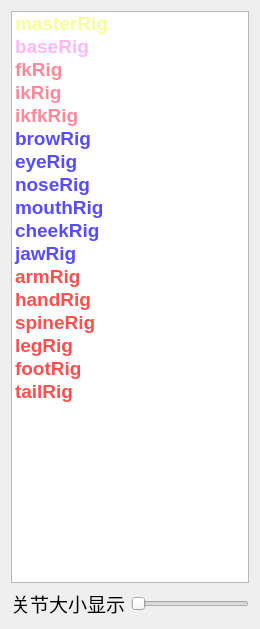
          <widget class="QWidget" name="scrollAreaWidgetContents">
           <property name="geometry">
            <rect>
             <x>0</x>
             <y>0</y>
             <width>260</width>
             <height>629</height>
            </rect>
           </property>
           <layout class="QGridLayout" name="gridLayout_2">
            <item row="1" column="0">
             <layout class="QHBoxLayout" name="horizontalLayout_2">
              <item>
               <widget class="QLabel" name="jointRadius_label">
                <property name="font">
                 <font>
                  <family>Agency FB</family>
                  <pointsize>14</pointsize>
                 </font>
                </property>
                <property name="text">
                 <string>关节大小显示</string>
                </property>
               </widget>
              </item>
              <item>
               <widget class="QSlider" name="jointRadius_Slider">
                <property name="font">
                 <font>
                  <family>Agency FB</family>
                  <pointsize>14</pointsize>
                 </font>
                </property>
                <property name="contextMenuPolicy">
                 <enum>Qt::DefaultContextMenu</enum>
                </property>
                <property name="layoutDirection">
                 <enum>Qt::LeftToRight</enum>
                </property>
                <property name="minimum">
                 <number>1</number>
                </property>
                <property name="maximum">
                 <number>50</number>
                </property>
                <property name="orientation">
                 <enum>Qt::Horizontal</enum>
                </property>
               </widget>
              </item>
             </layout>
            </item>
            <item row="0" column="0">
             <widget class="QListWidget" name="proxy_widget">
              <property name="sizePolicy">
               <sizepolicy hsizetype="Preferred" vsizetype="Expanding">
                <horstretch>0</horstretch>
                <verstretch>0</verstretch>
               </sizepolicy>
              </property>
              <property name="baseSize">
               <size>
                <width>0</width>
                <height>0</height>
               </size>
              </property>
              <property name="font">
               <font>
                <pointsize>14</pointsize>
                <weight>75</weight>
                <italic>false</italic>
                <bold>true</bold>
               </font>
              </property>
              <property name="mouseTracking">
               <bool>false</bool>
              </property>
              <property name="focusPolicy">
               <enum>Qt::StrongFocus</enum>
              </property>
              <property name="layoutDirection">
               <enum>Qt::LeftToRight</enum>
              </property>
              <property name="autoFillBackground">
               <bool>false</bool>
              </property>
              <property name="styleSheet">
               <string notr="true"/>
              </property>
              <property name="lineWidth">
               <number>0</number>
              </property>
              <property name="autoScroll">
               <bool>true</bool>
              </property>
              <property name="dragEnabled">
               <bool>false</bool>
              </property>
              <property name="dragDropOverwriteMode">
               <bool>false</bool>
              </property>
              <property name="dragDropMode">
               <enum>QAbstractItemView::NoDragDrop</enum>
              </property>
              <property name="selectionMode">
               <enum>QAbstractItemView::SingleSelection</enum>
              </property>
              <property name="selectionRectVisible">
               <bool>false</bool>
              </property>
              <item>
               <property name="text">
                <string>masterRig</string>
               </property>
               <property name="foreground">
                <brush brushstyle="SolidPattern">
                 <color alpha="255">
                  <red>247</red>
                  <green>255</green>
                  <blue>152</blue>
                 </color>
                </brush>
               </property>
              </item>
              <item>
               <property name="text">
                <string>baseRig</string>
               </property>
               <property name="foreground">
                <brush brushstyle="SolidPattern">
                 <color alpha="255">
                  <red>255</red>
                  <green>183</green>
                  <blue>248</blue>
                 </color>
                </brush>
               </property>
              </item>
              <item>
               <property name="text">
                <string>fkRig</string>
               </property>
               <property name="background">
                <brush brushstyle="NoBrush">
                 <color alpha="255">
                  <red>0</red>
                  <green>0</green>
                  <blue>0</blue>
                 </color>
                </brush>
               </property>
               <property name="foreground">
                <brush brushstyle="SolidPattern">
                 <color alpha="255">
                  <red>255</red>
                  <green>137</green>
                  <blue>153</blue>
                 </color>
                </brush>
               </property>
              </item>
              <item>
               <property name="text">
                <string>ikRig</string>
               </property>
               <property name="foreground">
                <brush brushstyle="SolidPattern">
                 <color alpha="255">
                  <red>255</red>
                  <green>137</green>
                  <blue>153</blue>
                 </color>
                </brush>
               </property>
              </item>
              <item>
               <property name="text">
                <string>ikfkRig</string>
               </property>
               <property name="font">
                <font>
                 <kerning>true</kerning>
                </font>
               </property>
               <property name="textAlignment">
                <set>AlignLeading|AlignVCenter</set>
               </property>
               <property name="foreground">
                <brush brushstyle="SolidPattern">
                 <color alpha="255">
                  <red>255</red>
                  <green>137</green>
                  <blue>153</blue>
                 </color>
                </brush>
               </property>
              </item>
              <item>
               <property name="text">
                <string>browRig</string>
               </property>
               <property name="foreground">
                <brush brushstyle="SolidPattern">
                 <color alpha="255">
                  <red>88</red>
                  <green>76</green>
                  <blue>255</blue>
                 </color>
                </brush>
               </property>
              </item>
              <item>
               <property name="text">
                <string>eyeRig</string>
               </property>
               <property name="foreground">
                <brush brushstyle="SolidPattern">
                 <color alpha="255">
                  <red>88</red>
                  <green>76</green>
                  <blue>255</blue>
                 </color>
                </brush>
               </property>
              </item>
              <item>
               <property name="text">
                <string>noseRig</string>
               </property>
               <property name="foreground">
                <brush brushstyle="SolidPattern">
                 <color alpha="255">
                  <red>88</red>
                  <green>76</green>
                  <blue>255</blue>
                 </color>
                </brush>
               </property>
              </item>
              <item>
               <property name="text">
                <string>mouthRig</string>
               </property>
               <property name="foreground">
                <brush brushstyle="SolidPattern">
                 <color alpha="255">
                  <red>88</red>
                  <green>76</green>
                  <blue>255</blue>
                 </color>
                </brush>
               </property>
              </item>
              <item>
               <property name="text">
                <string>cheekRig</string>
               </property>
               <property name="foreground">
                <brush brushstyle="SolidPattern">
                 <color alpha="255">
                  <red>88</red>
                  <green>76</green>
                  <blue>255</blue>
                 </color>
                </brush>
               </property>
              </item>
              <item>
               <property name="text">
                <string>jawRig</string>
               </property>
               <property name="foreground">
                <brush brushstyle="SolidPattern">
                 <color alpha="255">
                  <red>88</red>
                  <green>76</green>
                  <blue>255</blue>
                 </color>
                </brush>
               </property>
              </item>
              <item>
               <property name="text">
                <string>armRig</string>
               </property>
               <property name="foreground">
                <brush brushstyle="SolidPattern">
                 <color alpha="255">
                  <red>255</red>
                  <green>79</green>
                  <blue>79</blue>
                 </color>
                </brush>
               </property>
              </item>
              <item>
               <property name="text">
                <string>handRig</string>
               </property>
               <property name="foreground">
                <brush brushstyle="SolidPattern">
                 <color alpha="255">
                  <red>255</red>
                  <green>79</green>
                  <blue>79</blue>
                 </color>
                </brush>
               </property>
              </item>
              <item>
               <property name="text">
                <string>spineRig</string>
               </property>
               <property name="foreground">
                <brush brushstyle="SolidPattern">
                 <color alpha="255">
                  <red>255</red>
                  <green>79</green>
                  <blue>79</blue>
                 </color>
                </brush>
               </property>
              </item>
              <item>
               <property name="text">
                <string>legRig</string>
               </property>
               <property name="foreground">
                <brush brushstyle="SolidPattern">
                 <color alpha="255">
                  <red>255</red>
                  <green>79</green>
                  <blue>79</blue>
                 </color>
                </brush>
               </property>
              </item>
              <item>
               <property name="text">
                <string>footRig</string>
               </property>
               <property name="foreground">
                <brush brushstyle="SolidPattern">
                 <color alpha="255">
                  <red>255</red>
                  <green>79</green>
                  <blue>79</blue>
                 </color>
                </brush>
               </property>
              </item>
              <item>
               <property name="text">
                <string>tailRig</string>
               </property>
               <property name="foreground">
                <brush brushstyle="SolidPattern">
                 <color alpha="255">
                  <red>255</red>
                  <green>79</green>
                  <blue>79</blue>
                 </color>
                </brush>
               </property>
              </item>
             </widget>
            </item>
           </layout>
          </widget>
